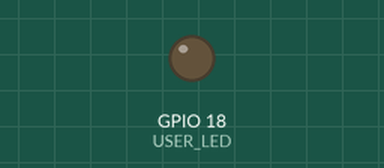
Bench run of a sketch on a simulated ESP32. Shown: output pins drawn as LEDs (lit = HIGH). WiFi joins after 1.5 s; servers stay silent unless stated; what the sketch prints to the serial monitor is not drawn.

Above: at 0.1 s.
At 1.6 s:
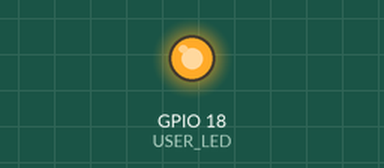
Timing chart, 0 to 3.1 s (numbered marks = the images above):
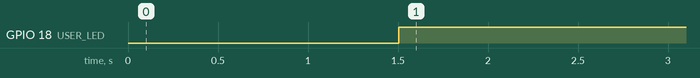

The sketch:

sketch.ino
```cpp
#include <WiFi.h>

#define USER_LED (18)

const char* ssid = "Wokwi-GUEST";   // Default SSID in Wokwi
const char* password = "";          // No password for Wokwi-GUEST

void setup() {
  Serial.begin(115200);
  pinMode(USER_LED, OUTPUT);
  Serial.print("Connecting to WiFi");

  WiFi.begin(ssid, password);

  while (WiFi.status() != WL_CONNECTED) {
    delay(500);
    Serial.print(".");
  }

  Serial.println("\nWiFi connected!");
  Serial.print("IP address: ");
  Serial.println(WiFi.localIP());
}

void loop() {
  // You can ping connection status
  if (WiFi.status() == WL_CONNECTED) {
    Serial.println("Still connected to WiFi");
    digitalWrite(USER_LED, HIGH);
  } else {
    Serial.println("Disconnected");
    digitalWrite(USER_LED, LOW);
  }
  delay(2000);
}
```

Measured:
- by itself, GPIO 18 (USER_LED): LOW → HIGH at 1.5 s
